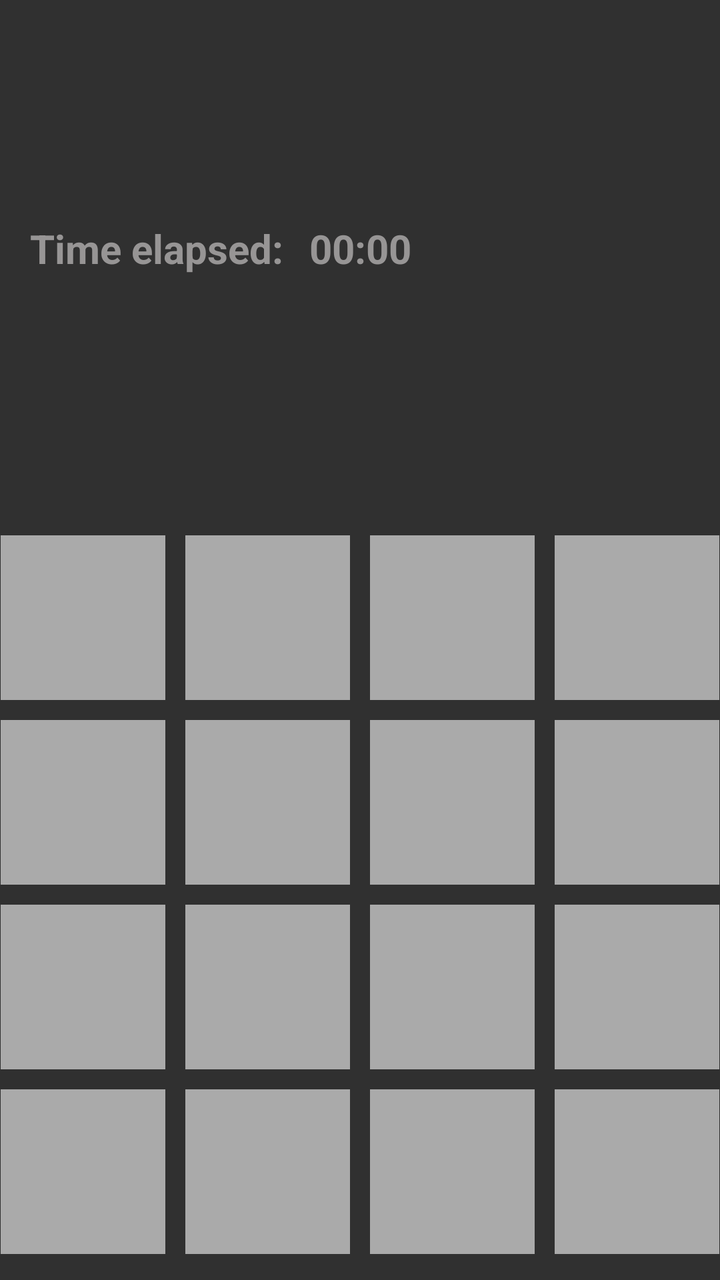
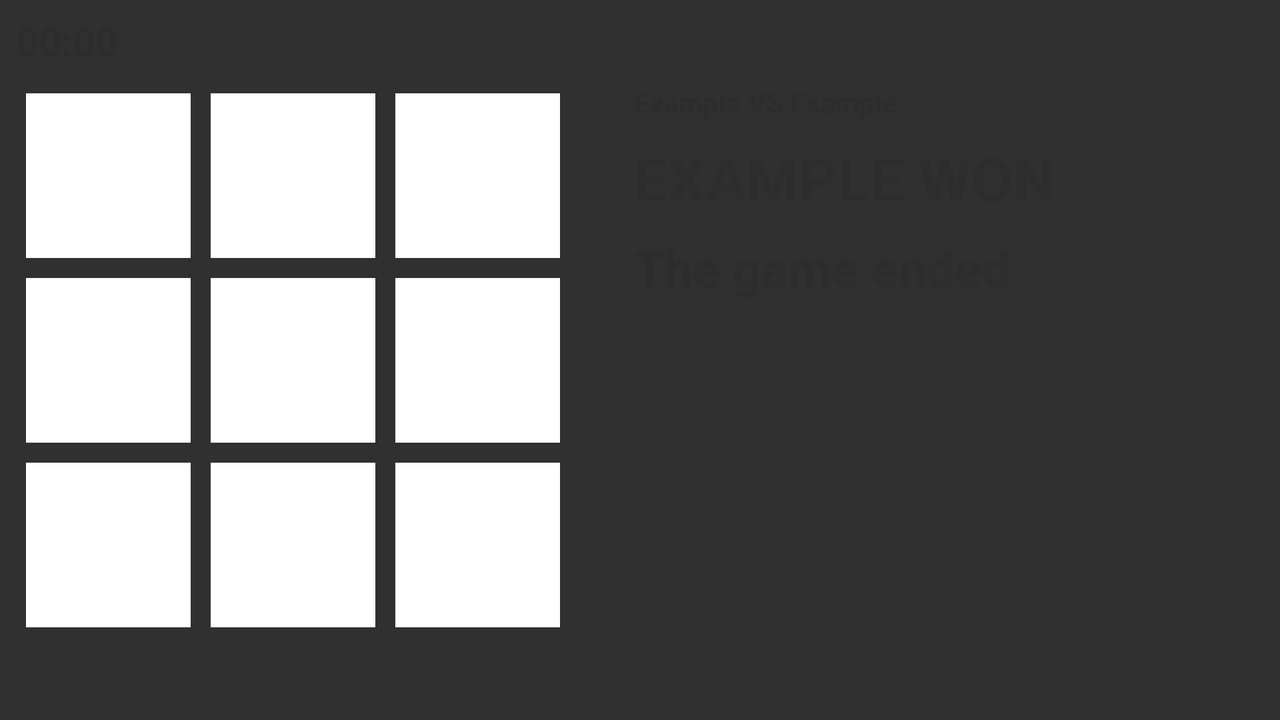

One screen, two layout resources from the same app: the default and the repository's alternative for another configuration. Each is rendered where Android would select it; the XML of both is given below.
<!-- AndroidManifest.xml: application theme AppTheme -->
<!-- res/layout/game_fragment.xml -->
<?xml version="1.0" encoding="utf-8"?>
<android.support.constraint.ConstraintLayout xmlns:android="http://schemas.android.com/apk/res/android"
                                             xmlns:app="http://schemas.android.com/apk/res-auto"
                                             xmlns:tools="http://schemas.android.com/tools"
                                             android:layout_width="match_parent"
                                             android:layout_height="match_parent">

    <Chronometer
            android:id="@+id/timerView"
            android:layout_width="wrap_content"
            android:layout_height="wrap_content"
            android:layout_marginBottom="8dp"
            android:textColor="@color/secCol"
            android:textSize="20sp"
            android:textStyle="bold"
            app:layout_constraintBottom_toTopOf="@+id/gameEnd"
            app:layout_constraintEnd_toEndOf="@+id/tableLayout"
            app:layout_constraintStart_toStartOf="@+id/tableLayout" />
    <TableLayout
            android:layout_width="wrap_content"
            android:layout_height="wrap_content" app:layout_constraintEnd_toEndOf="parent"
            android:layout_marginEnd="8dp" app:layout_constraintStart_toStartOf="parent"
            android:layout_marginStart="8dp" android:layout_marginBottom="8dp"
            app:layout_constraintBottom_toBottomOf="parent"
            style="?android:attr/buttonBarStyle"
            android:gravity="center"
            android:id="@+id/tableLayout">

        <TableRow android:layout_width="match_parent"
                  android:layout_height="match_parent"
                  android:gravity="center">

            <Button
                    android:id="@+id/btn1"
                    android:layout_height="40pt"
                    android:layout_width="40pt"
                    android:layout_margin="5dp"
                    android:background="@android:color/darker_gray"
                    android:text=""
                    android:onClick="onClick"
                    style="?android:attr/buttonBarButtonStyle"/>
            <Button
                    android:id="@+id/btn2"
                    android:layout_height="40pt"
                    android:layout_width="40pt"
                    android:layout_margin="5dp"
                    android:background="@android:color/darker_gray"
                    android:text=""
                    android:onClick="onClick"
                    style="?android:attr/buttonBarButtonStyle"/>
            <Button
                    android:id="@+id/btn3"
                    android:layout_height="40pt"
                    android:layout_width="40pt"
                    android:layout_margin="5dp"
                    android:background="@android:color/darker_gray"
                    android:text=""
                    android:onClick="onClick"
                    style="?android:attr/buttonBarButtonStyle"/>
            <Button
                    android:id="@+id/btn4"
                    android:layout_height="40pt"
                    android:layout_width="40pt"
                    android:layout_margin="5dp"
                    android:background="@android:color/darker_gray"
                    android:text=""
                    android:onClick="onClick"
                    style="?android:attr/buttonBarButtonStyle"/>
        </TableRow>
        <TableRow android:layout_width="match_parent"
                  android:layout_height="match_parent"
                  android:gravity="center">
            <Button
                    android:id="@+id/btn5"
                    android:layout_height="40pt"
                    android:layout_width="40pt"
                    android:layout_margin="5dp"
                    android:background="@android:color/darker_gray"
                    android:text=""
                    android:onClick="onClick"
                    style="?android:attr/buttonBarButtonStyle"/>
            <Button
                    android:id="@+id/btn6"
                    android:layout_height="40pt"
                    android:layout_width="40pt"
                    android:layout_margin="5dp"
                    android:background="@android:color/darker_gray"
                    android:text=""
                    android:onClick="onClick"
                    style="?android:attr/buttonBarButtonStyle"/>
            <Button
                    android:id="@+id/btn7"
                    android:layout_height="40pt"
                    android:layout_width="40pt"
                    android:layout_margin="5dp"
                    android:background="@android:color/darker_gray"
                    android:text=""
                    android:onClick="onClick"
                    style="?android:attr/buttonBarButtonStyle"/>
            <Button
                    android:id="@+id/btn8"
                    android:layout_height="40pt"
                    android:layout_width="40pt"
                    android:layout_margin="5dp"
                    android:background="@android:color/darker_gray"
                    android:text=""
                    android:onClick="onClick"
                    style="?android:attr/buttonBarButtonStyle"/>
        </TableRow>
        <TableRow android:layout_width="match_parent"
                  android:layout_height="match_parent"
                  android:gravity="center">
            <Button
                    android:id="@+id/btn9"
                    android:layout_height="40pt"
                    android:layout_width="40pt"
                    android:layout_margin="5dp"
                    android:background="@android:color/darker_gray"
                    android:text=""
                    android:onClick="onClick"
                    style="?android:attr/buttonBarButtonStyle"/>
            <Button
                    android:id="@+id/btn10"
                    android:layout_height="40pt"
                    android:layout_width="40pt"
                    android:layout_margin="5dp"
                    android:background="@android:color/darker_gray"
                    android:text=""
                    android:onClick="onClick"
                    style="?android:attr/buttonBarButtonStyle"/>
            <Button
                    android:id="@+id/btn11"
                    android:layout_height="40pt"
                    android:layout_width="40pt"
                    android:layout_margin="5dp"
                    android:background="@android:color/darker_gray"
                    android:text=""
                    android:onClick="onClick"
                    style="?android:attr/buttonBarButtonStyle"/>
            <Button
                    android:id="@+id/btn12"
                    android:layout_height="40pt"
                    android:layout_width="40pt"
                    android:layout_margin="5dp"
                    android:background="@android:color/darker_gray"
                    android:text=""
                    android:onClick="onClick"
                    style="?android:attr/buttonBarButtonStyle"/>

        </TableRow>
        <TableRow android:layout_width="match_parent"
                  android:layout_height="match_parent"
                  android:gravity="center">
            <Button
                    android:id="@+id/btn13"
                    android:layout_height="40pt"
                    android:layout_width="40pt"
                    android:layout_margin="5dp"
                    android:background="@android:color/darker_gray"
                    android:text=""
                    android:onClick="onClick"
                    style="?android:attr/buttonBarButtonStyle"/>
            <Button
                    android:id="@+id/btn14"
                    android:layout_height="40pt"
                    android:layout_width="40pt"
                    android:layout_margin="5dp"
                    android:background="@android:color/darker_gray"
                    android:text=""
                    android:onClick="onClick"
                    style="?android:attr/buttonBarButtonStyle"/>
            <Button
                    android:id="@+id/btn15"
                    android:layout_height="40pt"
                    android:layout_width="40pt"
                    android:layout_margin="5dp"
                    android:background="@android:color/darker_gray"
                    android:text=""
                    android:onClick="onClick"
                    style="?android:attr/buttonBarButtonStyle"/>
            <Button
                    android:id="@+id/btn16"
                    android:layout_height="40pt"
                    android:layout_width="40pt"
                    android:layout_margin="5dp"
                    android:background="@android:color/darker_gray"
                    android:text=""
                    android:onClick="onClick"
                    style="?android:attr/buttonBarButtonStyle"/>

        </TableRow>
    </TableLayout>

    <TextView
            android:id="@+id/matchUp"
            android:layout_width="wrap_content"
            android:layout_height="wrap_content"
            android:layout_marginBottom="8dp"
            android:textAlignment="center"
            android:textColor="@color/secCol"
            android:textStyle="bold"
            app:layout_constraintBottom_toTopOf="@+id/tableLayout"
            app:layout_constraintEnd_toEndOf="@+id/tableLayout"
            app:layout_constraintStart_toStartOf="@+id/tableLayout" />

    <TextView
            android:id="@+id/winnerAnnouncement"
            android:layout_width="wrap_content"
            android:layout_height="wrap_content"
            android:layout_marginBottom="8dp"
            android:textAlignment="center"
            android:textColor="@color/secCol"
            android:textSize="30sp"
            android:textStyle="bold"
            app:layout_constraintBottom_toTopOf="@+id/matchUp"
            app:layout_constraintEnd_toEndOf="@+id/tableLayout"
            app:layout_constraintStart_toStartOf="@+id/tableLayout" />

    <TextView
            android:id="@+id/gameEnd"
            android:layout_width="wrap_content"
            android:layout_height="wrap_content"
            android:layout_marginBottom="8dp"
            android:textAlignment="textStart"
            android:textColor="@color/secCol"
            android:textSize="25sp"
            android:textStyle="bold"
            app:layout_constraintBottom_toTopOf="@+id/winnerAnnouncement"
            app:layout_constraintEnd_toEndOf="@+id/tableLayout"
            app:layout_constraintStart_toStartOf="@+id/tableLayout" />

    <TextView
            android:id="@+id/TE"
            android:layout_width="wrap_content"
            android:layout_height="wrap_content"
            android:layout_marginEnd="8dp"
            android:layout_marginBottom="8dp"
            android:text="Time elapsed: "
            android:textColor="@color/secCol"
            android:textSize="20sp"
            android:textStyle="bold"
            app:layout_constraintBottom_toTopOf="@+id/gameEnd"
            app:layout_constraintEnd_toStartOf="@+id/timerView" />
</android.support.constraint.ConstraintLayout>
<!-- resources referenced by this layout -->
<resources>
  <color name="secCol">#979595</color>
  <style name="AppTheme" parent="Theme.AppCompat.NoActionBar">
          
          <item name="android:textColor">#2D2D2D</item>
          <item name="colorPrimary">@color/colorPrimary</item>
          <item name="colorPrimaryDark">@color/colorPrimaryDark</item>
          <item name="colorAccent">@color/colorAccent</item>
      </style>
  <color name="colorPrimary">#008577</color>
  <color name="colorPrimaryDark">#00574B</color>
  <color name="colorAccent">#D81B60</color>
</resources>
<!-- res/layout-land/game_fragment.xml (the repository's variant of the layout above) -->
<!-- drawn on the phone turned sideways -->
<?xml version="1.0" encoding="utf-8"?>
<android.support.constraint.ConstraintLayout xmlns:android="http://schemas.android.com/apk/res/android"
                                             xmlns:app="http://schemas.android.com/apk/res-auto"
                                             xmlns:tools="http://schemas.android.com/tools"
                                             android:layout_width="match_parent"
                                             android:layout_height="match_parent">
    <Chronometer android:layout_width="wrap_content"
                 android:layout_height="wrap_content"
                 android:id="@+id/timerView"
                 android:textStyle="bold"
                 android:textSize="20sp" app:layout_constraintBottom_toTopOf="@+id/tableLayout"
                 android:layout_marginBottom="8dp" app:layout_constraintStart_toStartOf="@+id/tableLayout"/>
    <TableLayout
            android:layout_width="wrap_content"
            android:layout_height="wrap_content"
            app:layout_constraintStart_toStartOf="parent"
            android:layout_marginStart="8dp" android:layout_marginBottom="8dp"
            app:layout_constraintBottom_toBottomOf="parent"
            style="?android:attr/buttonBarStyle"
            android:gravity="center"
            android:layout_marginTop="8dp" app:layout_constraintTop_toTopOf="parent" android:id="@+id/tableLayout">

        <TableRow android:layout_width="match_parent"
                  android:layout_height="match_parent"
                  android:gravity="center">

            <Button
                    android:id="@+id/btn1"
                    android:layout_height="40pt"
                    android:layout_width="40pt"
                    android:layout_margin="5dp"
                    android:background="@android:color/white"
                    android:text=""
                    android:onClick="onClick"
                    style="?android:attr/buttonBarButtonStyle"/>
            <Button
                    android:id="@+id/btn2"
                    android:layout_height="40pt"
                    android:layout_width="40pt"
                    android:layout_margin="5dp"
                    android:background="@android:color/white"
                    android:text=""
                    android:onClick="onClick"
                    style="?android:attr/buttonBarButtonStyle"/>
            <Button
                    android:id="@+id/btn3"
                    android:layout_height="40pt"
                    android:layout_width="40pt"
                    android:layout_margin="5dp"
                    android:background="@android:color/white"
                    android:text=""
                    android:onClick="onClick"
                    style="?android:attr/buttonBarButtonStyle"/>
        </TableRow>
        <TableRow android:layout_width="match_parent"
                  android:layout_height="match_parent"
                  android:gravity="center">
            <Button
                    android:id="@+id/btn4"
                    android:layout_height="40pt"
                    android:layout_width="40pt"
                    android:layout_margin="5dp"
                    android:background="@android:color/white"
                    android:text=""
                    android:onClick="onClick"
                    style="?android:attr/buttonBarButtonStyle"/>
            <Button
                    android:id="@+id/btn5"
                    android:layout_height="40pt"
                    android:layout_width="40pt"
                    android:layout_margin="5dp"
                    android:background="@android:color/white"
                    android:text=""
                    android:onClick="onClick"
                    style="?android:attr/buttonBarButtonStyle"/>
            <Button
                    android:id="@+id/btn6"
                    android:layout_height="40pt"
                    android:layout_width="40pt"
                    android:layout_margin="5dp"
                    android:background="@android:color/white"
                    android:text=""
                    android:onClick="onClick"
                    style="?android:attr/buttonBarButtonStyle"/>
        </TableRow>
        <TableRow android:layout_width="match_parent"
                  android:layout_height="match_parent"
                  android:gravity="center">
            <Button
                    android:id="@+id/btn7"
                    android:layout_height="40pt"
                    android:layout_width="40pt"
                    android:layout_margin="5dp"
                    android:background="@android:color/white"
                    android:text=""
                    android:onClick="onClick"
                    style="?android:attr/buttonBarButtonStyle"/>
            <Button
                    android:id="@+id/btn8"
                    android:layout_height="40pt"
                    android:layout_width="40pt"
                    android:layout_margin="5dp"
                    android:background="@android:color/white"
                    android:text=""
                    android:onClick="onClick"
                    style="?android:attr/buttonBarButtonStyle"/>
            <Button
                    android:id="@+id/btn9"
                    android:layout_height="40pt"
                    android:layout_width="40pt"
                    android:layout_margin="5dp"
                    android:background="@android:color/white"
                    android:text=""
                    android:onClick="onClick"
                    style="?android:attr/buttonBarButtonStyle"/>

        </TableRow>
    </TableLayout>
    <TextView
            android:layout_width="wrap_content"
            android:layout_height="wrap_content"
            android:id="@+id/matchUp"
            android:textStyle="bold"
            android:textAlignment="center" android:text="Example VS Example"
            app:layout_constraintStart_toEndOf="@+id/tableLayout"
            android:layout_marginStart="32dp" app:layout_constraintTop_toTopOf="@+id/tableLayout"/>
    <TextView
            android:text="EXAMPLE WON"
            android:layout_width="wrap_content"
            android:layout_height="wrap_content"
            android:id="@+id/winnerAnnouncement"
            android:textStyle="bold"
            android:textAlignment="center" android:textSize="30sp" app:layout_constraintStart_toEndOf="@+id/tableLayout"
            android:layout_marginStart="32dp" android:layout_marginTop="8dp"
            app:layout_constraintTop_toBottomOf="@+id/matchUp"/>
    <TextView
            android:layout_width="wrap_content"
            android:layout_height="wrap_content" android:id="@+id/gameEnd"
            android:textStyle="bold"
            android:textAlignment="textStart" android:textSize="25sp" android:text="The game ended"
            android:layout_marginTop="8dp"
            app:layout_constraintTop_toBottomOf="@+id/winnerAnnouncement"
            app:layout_constraintStart_toEndOf="@+id/tableLayout" android:layout_marginStart="32dp"/>
</android.support.constraint.ConstraintLayout>
<!-- resources referenced by the variant -->
<!-- as the phone turned sideways resolves them -->
<resources>
  <style name="AppTheme" parent="Theme.AppCompat.NoActionBar">
          
          <item name="android:textColor">#2D2D2D</item>
          <item name="colorPrimary">@color/colorPrimary</item>
          <item name="colorPrimaryDark">@color/colorPrimaryDark</item>
          <item name="colorAccent">@color/colorAccent</item>
      </style>
  <color name="colorPrimary">#008577</color>
  <color name="colorPrimaryDark">#00574B</color>
  <color name="colorAccent">#D81B60</color>
</resources>
